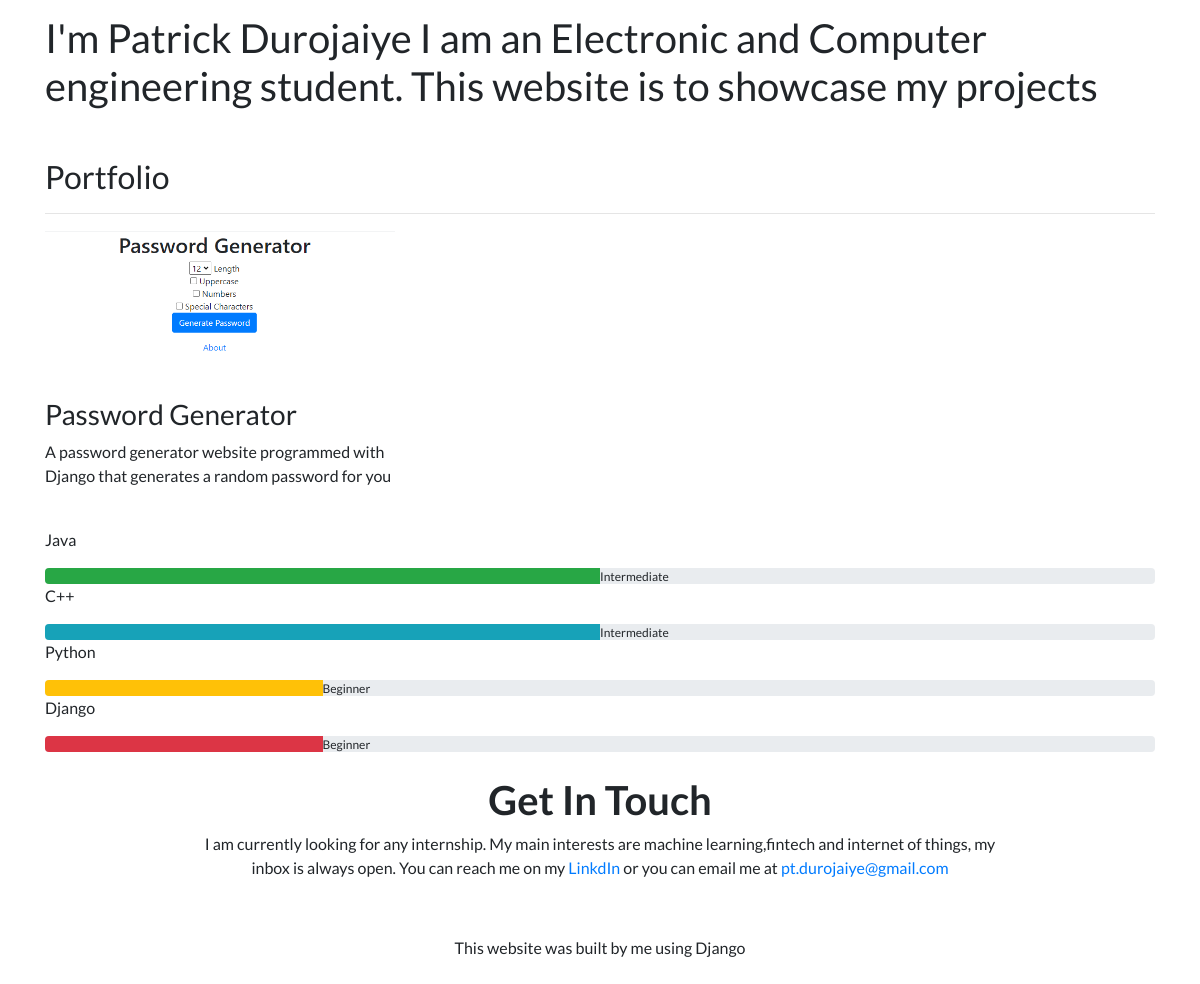
Before: / (lower part) with the older database file.
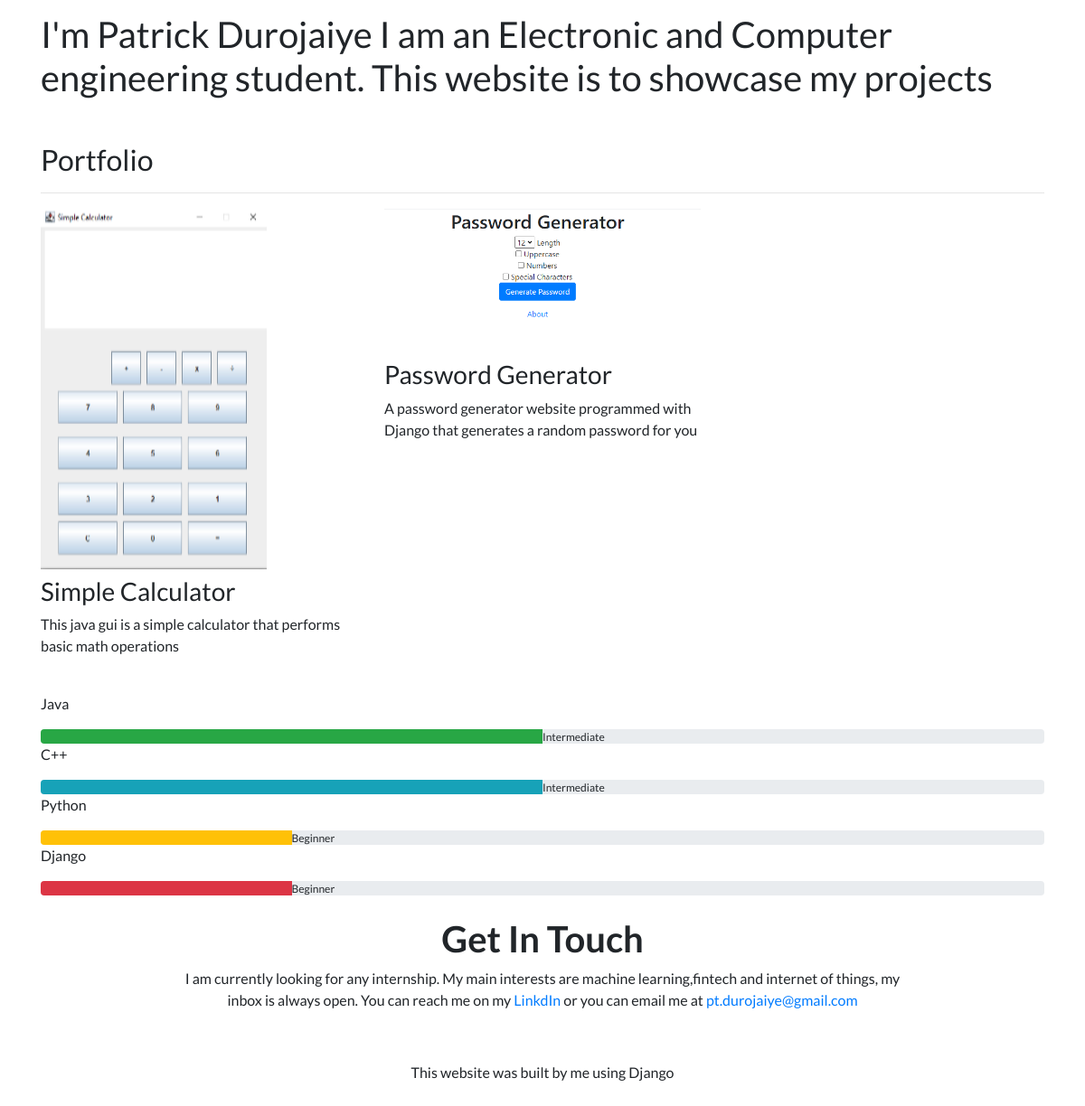
After: the same page with the newer database file.
### portfolio/models.py (models this page shows, shortened)
class Project(models.Model):
    title = models.CharField(max_length=100)
    description = models.CharField(max_length=200)
    image = models.ImageField(upload_to='portfolio/images/')
    url = models.URLField(blank=True)
    date = models.DateField()

### portfolio/views.py (the view)
# urls.py: 2. Add a URL to urlpatterns:  path('', views.home, name='home')
def home(request):
    projects=Project.objects.all().order_by('-date')
    return render(request, 'portfolio/home.html', {'projects':projects})

### portfolio/templates/portfolio/home.html (shortened to what this page needs)
{% extends "portfolio/base.html" %}
{% load static %}
{% block content %}
    <h1>I'm Patrick Durojaiye I am an Electronic and Computer engineering student. This website is to showcase my projects </h1>
<h2 class="mt-5">Portfolio</h2>
<hr>
<div class="row">
  {% for project in projects %}
  <div class="col-lg-4 col-md-6">
    {% if project.url %}
    <a href="{{ project.url }}">
      <img src="{{ project.image.url }}" class="img-fluid mb-2">
    </a>
    {% else %}
    <img src="{{ project.image.url }}" class="img-fluid mb-2">
    {% endif %}
    <h3>{{ project.title }}</h3>
    <p>{{ project.description }}</p>
  </div>
  {% endfor %}
</div>
<br>
    <p>Java</p>
    <div class="progress">
        <div class="progress-bar bg-success" role="progressbar" style="width: 50%" aria-valuenow="50" aria-valuemin="0" aria-valuemax="100"></div><p>Intermediate</p>
</div>
    <p>C++</p>
<div class="progress">
  <div class="progress-bar bg-info" role="progressbar" style="width: 50%" aria-valuenow="50" aria-valuemin="0" aria-valuemax="100"></div><p>Intermediate</p>
</div>
    <p>Python</p>
<div class="progress">
  <div class="progress-bar bg-warning" role="progressbar" style="width: 25%" aria-valuenow="25" aria-valuemin="0" aria-valuemax="100"></div><p>Beginner</p>
</div>
    <p>Django</p>
<div class="progress">
  <div class="progress-bar bg-danger" role="progressbar" style="width: 25%" aria-valuenow="25" aria-valuemin="0" aria-valuemax="100"></div><p>Beginner</p>
</div>
<br>
<div class="row justify-content-center mb-3">
 <div class="col-md-9 text-center">
<h1 class="font-weight-bold">Get In Touch</h1>
<p>I am currently looking for any internship. My main interests are machine learning,fintech and internet of things, my inbox is always open. You can reach me on my <a href="https://www.linkedin.com/in/patrick-durojaiye-6756881a3/" target="_blank">LinkdIn</a> or you can email me at <a href="mailto:pt.durojaiye@gmail.com" target="_blank">pt.durojaiye@gmail.com</a></p>
</div>
</div>
<div class="row justify-content-center mb-3">
 <div class="col-md-9 text-center">
<br>
     <p> This website was built by me using Django</p>
</div>
</div>
{% endblock %}

### portfolio/templates/portfolio/base.html (shortened to what this page needs)
{% load static %}
<!doctype html>
<html lang="en">
<head>
  <link rel="stylesheet" href="https://stackpath.bootstrapcdn.com/bootstrap/4.4.1/css/bootstrap.min.css">
  <link rel="stylesheet" href="{% static "portfolio/custom.css" %}">
</head>
<body>
  <div class="container">
    {% block content %}{% endblock %}
  </div>
</body>
</html>

### portfolio/static/portfolio/custom.css (style rules this page uses)
body { font-family: 'Lato', sans-serif; }

Changed rows visible on the page:
added Project: image (picture), title "Simple Calculator", description "This java gui is a simple calculator that performs basic math operations"
